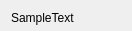
<?xml version="1.0" encoding="UTF-8"?>
<ui version="4.0">
 <class>ExcludedFieldItem</class>
 <widget class="QWidget" name="ExcludedFieldItem">
  <property name="geometry">
   <rect>
    <x>0</x>
    <y>0</y>
    <width>115</width>
    <height>31</height>
   </rect>
  </property>
  <property name="styleSheet">
   <string notr="true">#ExcudedFieldItem {
  transition: transform .3s ease-out;
}

#ExcudedFieldItem:hover {
  transform: translate(10px, 15px);
}</string>
  </property>
  <layout class="QHBoxLayout" name="horizontalLayout">
   <property name="topMargin">
    <number>6</number>
   </property>
   <property name="bottomMargin">
    <number>0</number>
   </property>
   <item>
    <widget class="ElidingLabel" name="fieldLabel">
     <property name="sizePolicy">
      <sizepolicy hsizetype="Expanding" vsizetype="Fixed">
       <horstretch>0</horstretch>
       <verstretch>0</verstretch>
      </sizepolicy>
     </property>
     <property name="minimumSize">
      <size>
       <width>0</width>
       <height>0</height>
      </size>
     </property>
     <property name="cursor">
      <cursorShape>WhatsThisCursor</cursorShape>
     </property>
     <property name="text">
      <string>SampleText</string>
     </property>
     <property name="alignment">
      <set>Qt::AlignLeading|Qt::AlignLeft|Qt::AlignVCenter</set>
     </property>
    </widget>
   </item>
   <item>
    <widget class="QPushButton" name="removeButton">
     <property name="sizePolicy">
      <sizepolicy hsizetype="Fixed" vsizetype="Fixed">
       <horstretch>0</horstretch>
       <verstretch>0</verstretch>
      </sizepolicy>
     </property>
     <property name="styleSheet">
      <string notr="true">:active { border-style: outset;}

:hover {
	background-color:rgba(138, 138, 138, 0.314);
	border-radius: 2px;
}</string>
     </property>
     <property name="icon">
      <iconset>
       <normaloff>../img/remove_icon.svg</normaloff>../img/remove_icon.svg</iconset>
     </property>
     <property name="flat">
      <bool>true</bool>
     </property>
    </widget>
   </item>
  </layout>
 </widget>
 <customwidgets>
  <customwidget>
   <class>ElidingLabel</class>
   <extends>QLabel</extends>
   <header>.forms.h</header>
  </customwidget>
 </customwidgets>
 <resources/>
 <connections/>
</ui>
